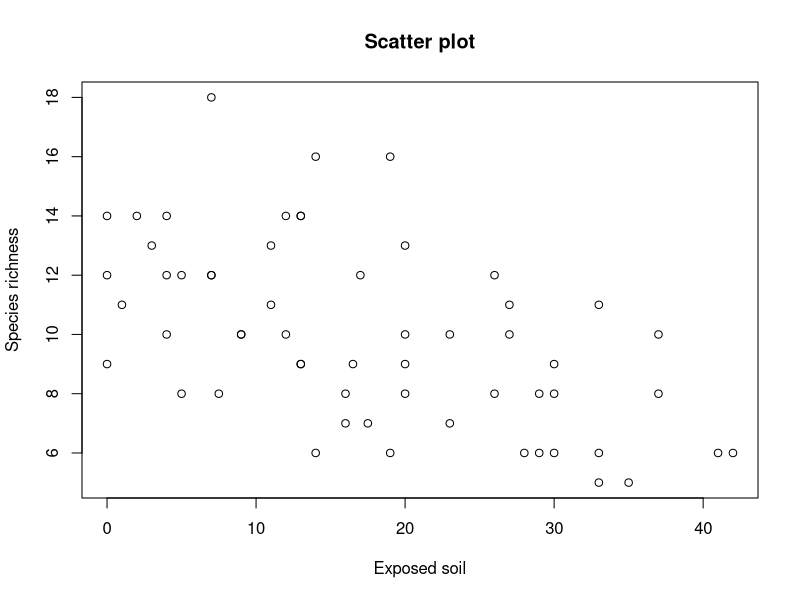
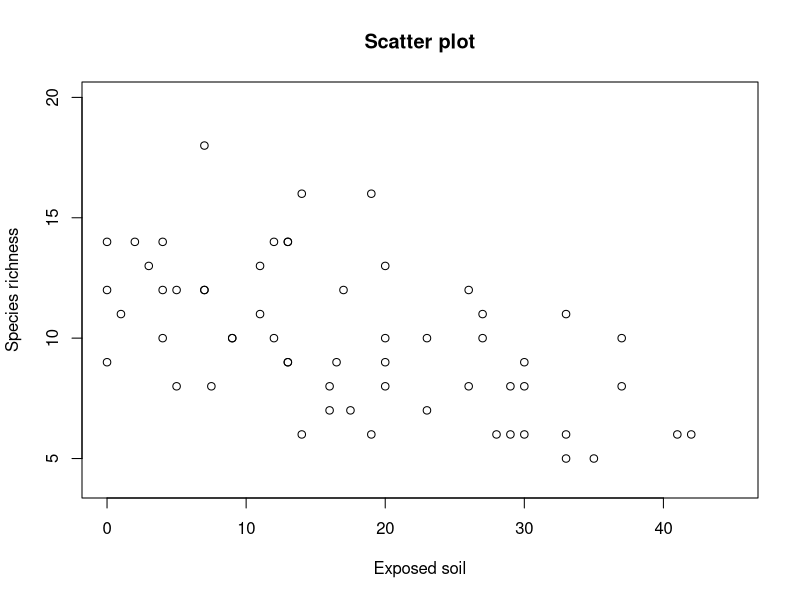
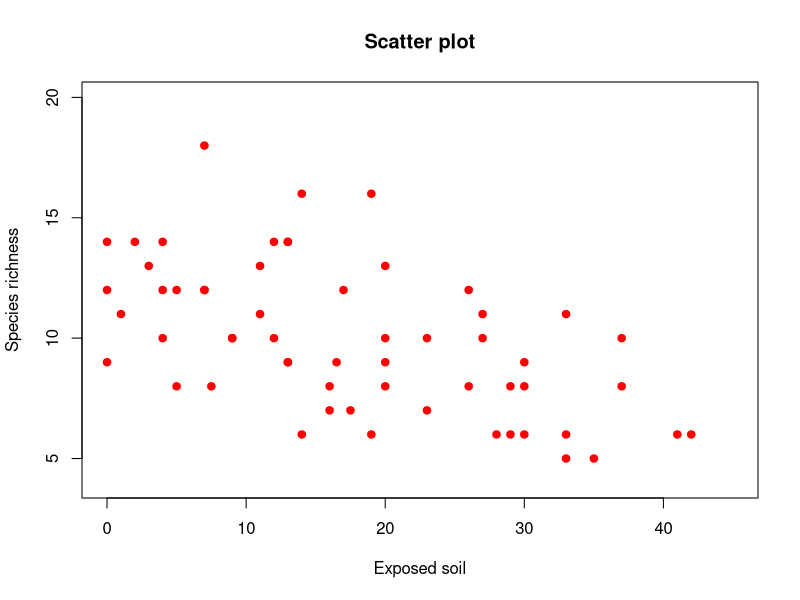
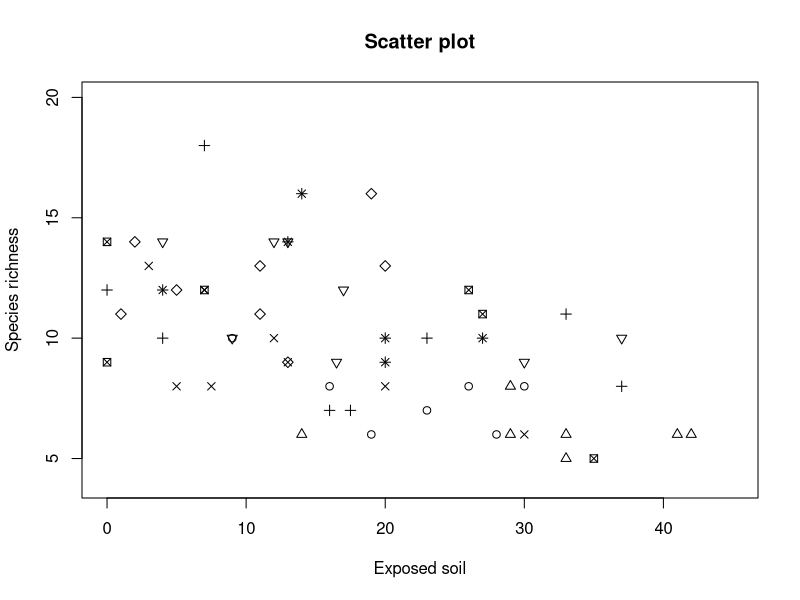
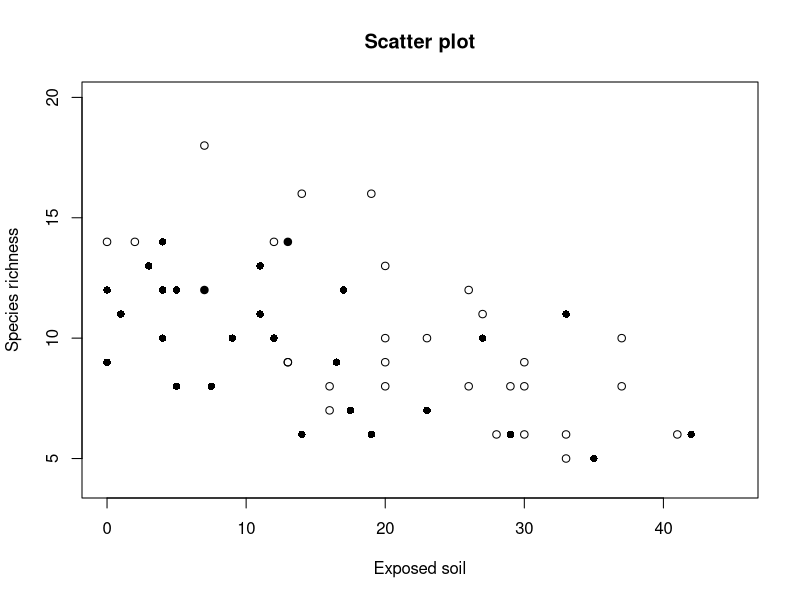
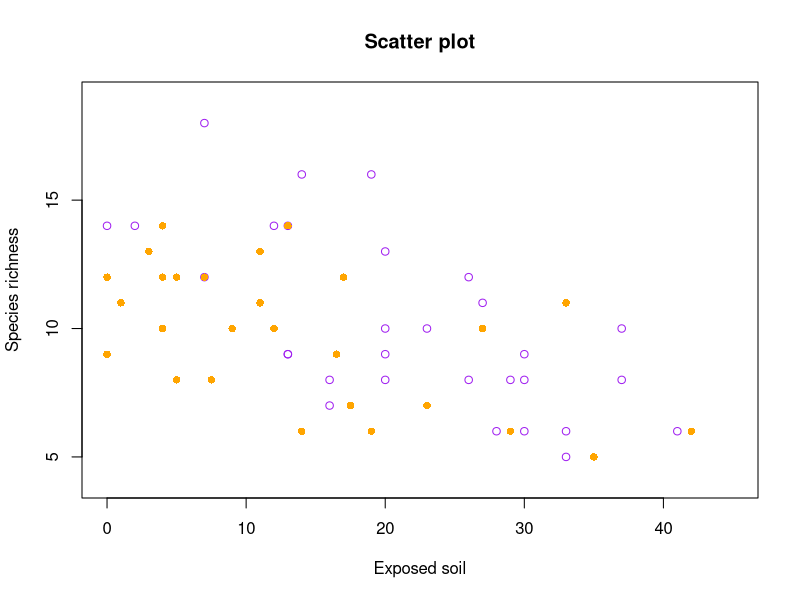
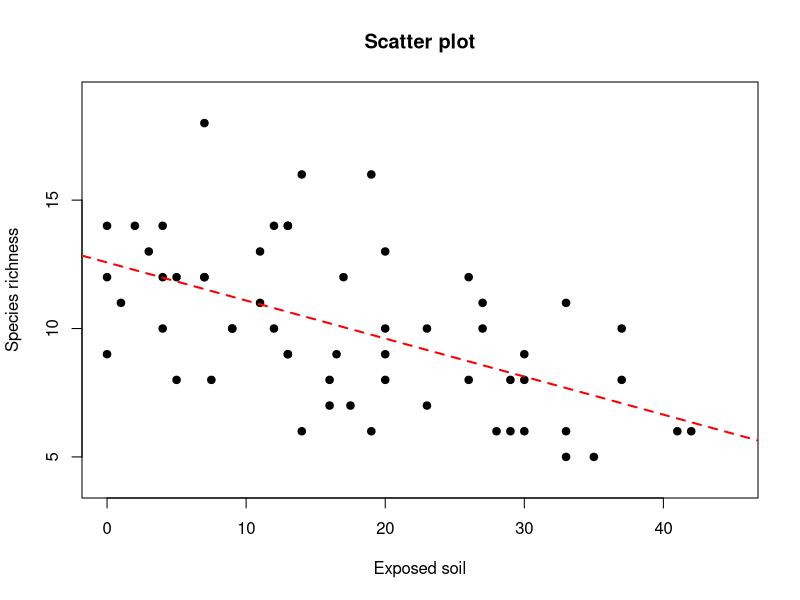
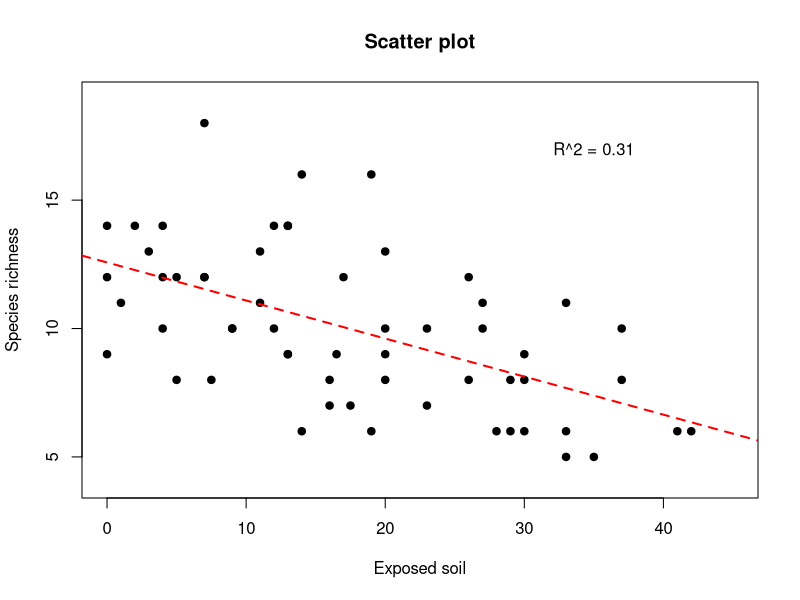

The R script that drew these images, in order:

# ~~~~~~~~~~~~~~~~~~~~~~~~~~~~~~~~~~~~~~~~~~~
# ~ BIOS 721| Topic 5 Part 2: Plotting in R ~
# ~~~~~~~~~~~~~~~~~~~~~~~~~~~~~~~~~~~~~~~~~~~

# Code from Slides -------------------------------------------------------------

# Read in example data:
# - Note: Need to change the working directory!
setwd("")
data <- read.table("Vegetation2.txt",header=TRUE)
str(data)

# ------------------------------------------------------------------------------

# Standard Scatter Plot
plot(x = data$BARESOIL, y = data$R,
     xlab = "Exposed soil",
     ylab = "Species richness", main = "Scatter plot")

# Give a little wiggle room in plotting window
plot(x = data$BARESOIL, y = data$R,
     xlab = "Exposed soil",
     ylab = "Species richness", main = "Scatter plot",
     xlim = c(0, 45), ylim = c(4, 20))

# Change point character to red shaded in dot
plot(x = data$BARESOIL, y = data$R,
     xlab = "Exposed soil",
     ylab = "Species richness", main = "Scatter plot",
     xlim = c(0, 45), ylim = c(4, 20),
     pch = 19,col='red')

# Change type/color of point character based on another variable
# - Plot by transect where data was collected
# - Nice because this variable (numeric) already exists in data set
plot(x = data$BARESOIL, y = data$R,
     xlab = "Exposed soil",
     ylab = "Species richness", main = "Scatter plot",
     xlim = c(0, 45), ylim = c(4, 20),
     pch = data$Transect)

# - What if variable doesn't exist? Need to create it!
# - Plot by whether data collected 1974 or before vs. after 1974
pch.time <- rep(1,dim(data)[1])
pch.time[data$Time > 1974] <- 16

plot(x = data$BARESOIL, y = data$R,
     xlab = "Exposed soil",
     ylab = "Species richness", main = "Scatter plot",
     xlim = c(0, 45), ylim = c(4, 20),
     pch = pch.time)

# - Can do the same thing with color
pch.time <- rep(1,dim(data)[1])
pch.time[data$Time > 1974] <- 16

col.time <- rep('purple',dim(data)[1])
col.time[data$Time > 1974] <- 'orange'

plot(x = data$BARESOIL, y = data$R,
     xlab = "Exposed soil",
     ylab = "Species richness", main = "Scatter plot",
     xlim = c(0, 45), ylim = c(4, 19),
     pch = pch.time,
     col = col.time)

# Anything we should add to this figure? ... legend?
# - Try it out!


# Change point size based on a third variable
# - Suppose Transect 1 and 4 were of interest
# - Can make their points larger
# - Try it out!


# ------------------------------------------------------------------------------

# Adding statistical information to plots
# - Suppose you wanted to add fitted linear regression line to plot
# - Can use the lm() function to fit the linear regression line
# - Then use the abline() function to plot the fitted line
plot(x = data$BARESOIL, y = data$R,
     xlab = "Exposed soil",
     ylab = "Species richness", main = "Scatter plot",
     xlim = c(0, 45), ylim = c(4, 19),
     pch=19)

fit <- lm(data$R ~ data$BARESOIL)
abline(fit,lty=2,lwd=2,col='red')

# - Suppopse you wanted to add some text to the plot
# - For example, the R^2 value 
summary(fit)

plot(x = data$BARESOIL, y = data$R,
     xlab = "Exposed soil",
     ylab = "Species richness", main = "Scatter plot",
     xlim = c(0, 45), ylim = c(4, 19),
     pch=19)

fit <- lm(data$R ~ data$BARESOIL)
abline(fit,lty=2,lwd=2,col='red')

text(x=35,y=17,labels='R^2 = 0.31')

# - This is a good start, but we could make this better
# - Let's make it bigger, bold font
plot(x = data$BARESOIL, y = data$R,
     xlab = "Exposed soil",
     ylab = "Species richness", main = "Scatter plot",
     xlim = c(0, 45), ylim = c(4, 19),
     pch=19)

fit <- lm(data$R ~ data$BARESOIL)
abline(fit,lty=2,lwd=2,col='red')

text(x=35,y=17,labels='R^2 = 0.31',   
     font=2,cex=1.5)

# - The R^2 is kind of ugly. Let's make it look like a 
#   legit mathematical equation using teh expression() function!
plot(x = data$BARESOIL, y = data$R,
     xlab = "Exposed soil",
     ylab = "Species richness", main = "Scatter plot",
     xlim = c(0, 45), ylim = c(4, 19),
     pch=19)

fit <- lm(data$R ~ data$BARESOIL)
abline(fit,lty=2,lwd=2,col='red')

text(x=35,y=17,labels=expression(paste(R^{2},' = 0.31',sep='')),   
     font=2,cex=1.5)

# Can also change the font, script, and size of other titles
plot(x = data$BARESOIL, y = data$R,
     xlab = "Exposed soil",
     ylab = "Species richness", main = "",
     xlim = c(0, 45), ylim = c(4, 19),
     pch=19)

fit <- lm(data$R ~ data$BARESOIL)
abline(fit,lty=2,lwd=2,col='red')

text(x=35,y=17,labels=expression(paste(R^{2},' = 0.31',sep='')),   
     font=2,cex=1.5)

title(main='Scatter Plot',
      cex.main=3,
      family='HersheyScript')

# ------------------------------------------------------------------------------

# Can change the axis information as well 
# - That is, you can change what values are shown on the axes 
#   (i.e. where the tick marks are located)
plot(x = data$BARESOIL, y = data$R,
     xlab = "Exposed soil",
     ylab = "Species richness", main = "Scatter Plot",
     xlim = c(0, 45), ylim = c(4, 19),
     pch=19)

# - Do this in steps ... 
# - First take off axes
plot(x = data$BARESOIL, y = data$R,
     xlab = "Exposed soil",
     ylab = "Species richness", main = "Scatter Plot",
     xlim = c(0, 45), ylim = c(4, 19),
     pch=19,
     axes=FALSE)

# - Then put them back on with with the info you want
# - Use the axis() function for this
#   - Tell R where to place tick marks (based on original plot)
#   - Tell R labels of tick marks
#   - Tell R direction and length of tick marks
plot(x = data$BARESOIL, y = data$R,
     xlab = "Exposed soil",
     ylab = "Species richness", main = "Scatter Plot",
     xlim = c(0, 45), ylim = c(4, 20),
     pch=19,
     axes=FALSE)
axis(2, at = c(0,5,15,10,20), tcl = 1)
axis(1, at = c(0,25,45), labels = c("Covered","Partial","Exposed") )

# Add a box around the figure to make it complete!
plot(x = data$BARESOIL, y = data$R,
     xlab = "Exposed soil",
     ylab = "Species richness", main = "Scatter Plot",
     xlim = c(0, 45), ylim = c(4, 20),
     pch=19,
     axes=FALSE)
axis(2, at = c(0,5,15,10,20), tcl = 1)
axis(1, at = c(0,22,45), labels = c("Covered","Partial","Exposed") )
box()

# Add vertical lines to discriminate between soil categories
# - Suppose the cutoff between covered and partially covered ground 
#   is 10% and the cutoff between partially covered and exposed
#   ground is 31%. 
plot(x = data$BARESOIL, y = data$R,
     xlab = "Exposed soil",
     ylab = "Species richness", main = "Scatter Plot",
     xlim = c(0, 45), ylim = c(4, 20),
     pch=19,
     axes=FALSE)
axis(2, at = c(0,5,15,10,20), tcl = 1)
axis(1, at = c(0,22,45), labels = c("Covered","Partial","Exposed") )
box()
abline(v=10,lty=5,col='gray',lwd=3)
abline(v=31,lty=5,col='gray',lwd=3)

# ------------------------------------------------------------------------------

# If you are using par(mfrow=c()) or the par(mfcol=c())
# options when plotting multiple figures, you might
# want to give the figure overall titles/labels and a
# single legend. 
# - Recall the sin/cos example from Topic 5 Part 1: 
par(mfcol=c(2,2))             # Fill in plots down columns
x <- seq(-2*pi,pi,by=pi/8)
plot(x,sin(x),type="b",main="SIN(X)",pch=1,col=1,lty=1)
plot(x,cos(x),type="b",main="COS(X)",pch=2,col=2,lty=2)
plot(x,2*sin(x),type="b",main="2*SIN(X)",pch=3,col=3,lty=3)
plot(x,2*cos(x),type="b",main="2*COS(X)",pch=4,col=4,lty=4)

par(mfcol=c(2,2),    # Create one 2x2 figure with 4 plots
    mar=c(4,4,2,2),  # Controls margins for each plot: default = (5,4,4,2) (shirnk margins to squeeze plots together)
    oma=c(3,3,3,1))  # Controls margins for overall figure: default = (2,2,2,2) (strecth bottom to include overall legend)
x <- seq(-2*pi,pi,by=pi/8)
plot(x,sin(x),type="b",main="SIN(X)",pch=1,col=1,lty=1)
plot(x,cos(x),type="b",main="COS(X)",pch=2,col=2,lty=2)
plot(x,2*sin(x),type="b",main="2*SIN(X)",pch=3,col=3,lty=3)
plot(x,2*cos(x),type="b",main="2*COS(X)",pch=4,col=4,lty=4)
mtext('Plot of Different Trig Functions',
      side=3,outer=TRUE,line=1,cex=1.2,font=2)
mtext('Function Values',
      side=2,outer=TRUE,line=1)

par(mfcol=c(2,2),    # Create one 2x2 figure with 4 plots
    mar=c(4,4,2,2),  # Controls margins for each plot: default = (5,4,4,2) (shirnk margins to squeeze plots together)
    oma=c(3,3,3,1))  # Controls margins for overall figure: default = (2,2,2,2) (strecth bottom to include overall legend)
x <- seq(-2*pi,pi,by=pi/8)
plot(x,sin(x),type="b",main="SIN(X)",pch=1,col=1,lty=1)
plot(x,cos(x),type="b",main="COS(X)",pch=2,col=2,lty=2)
plot(x,2*sin(x),type="b",main="2*SIN(X)",pch=3,col=3,lty=3)
plot(x,2*cos(x),type="b",main="2*COS(X)",pch=4,col=4,lty=4)
mtext('Plot of Different Trig Functions',
      side=3,outer=TRUE,line=1,cex=1.2)
mtext('Function Values',
      side=2,outer=TRUE,line=1)
par(usr=c(0,1,0,1),  # Reset the coordinates 
    xpd=NA)          # Allow plotting outside the plot region
legend(-1.2,-0.4,legend=c('sin','cos','2sin','2cos'), 
       pch=1:4,lty=1:4,col=1:4,bty='n',horiz=TRUE,cex=1.5)



